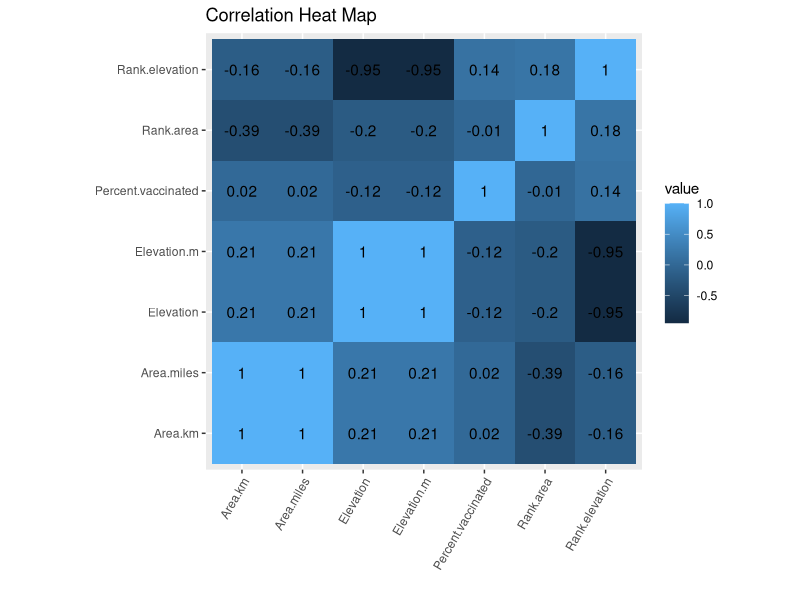
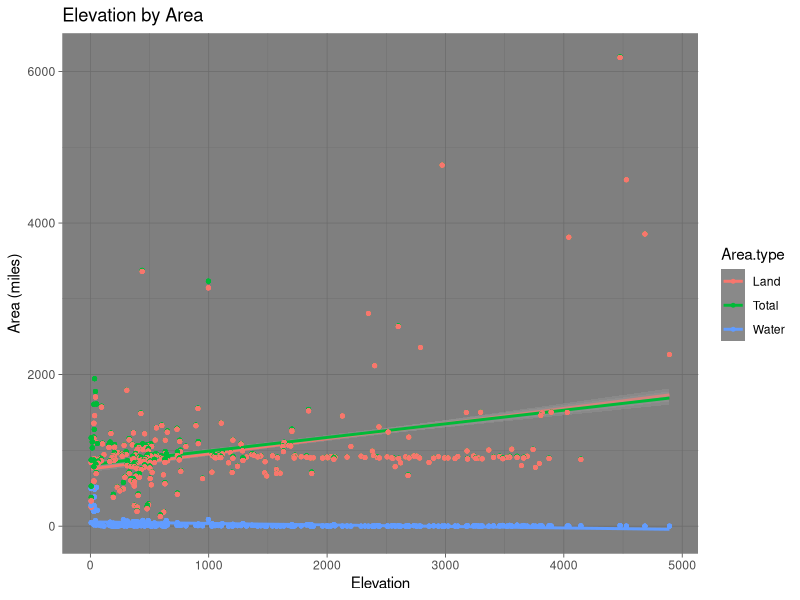
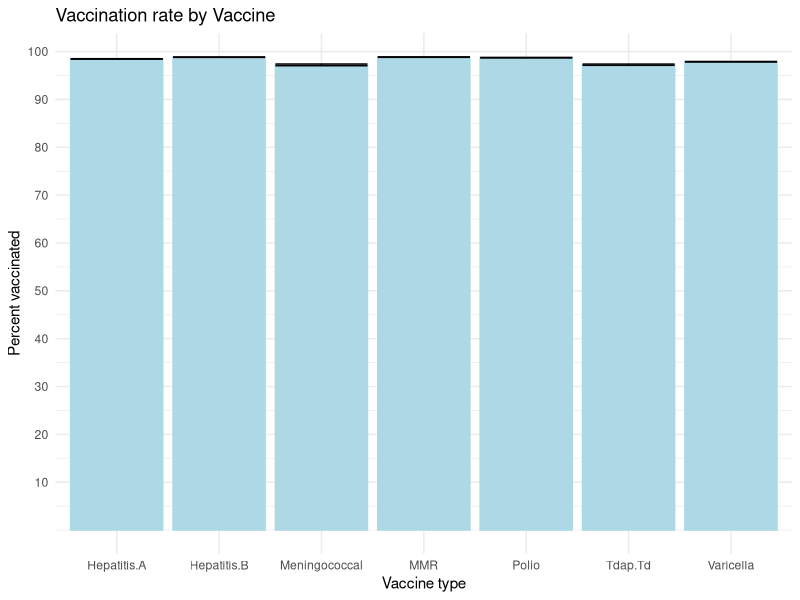
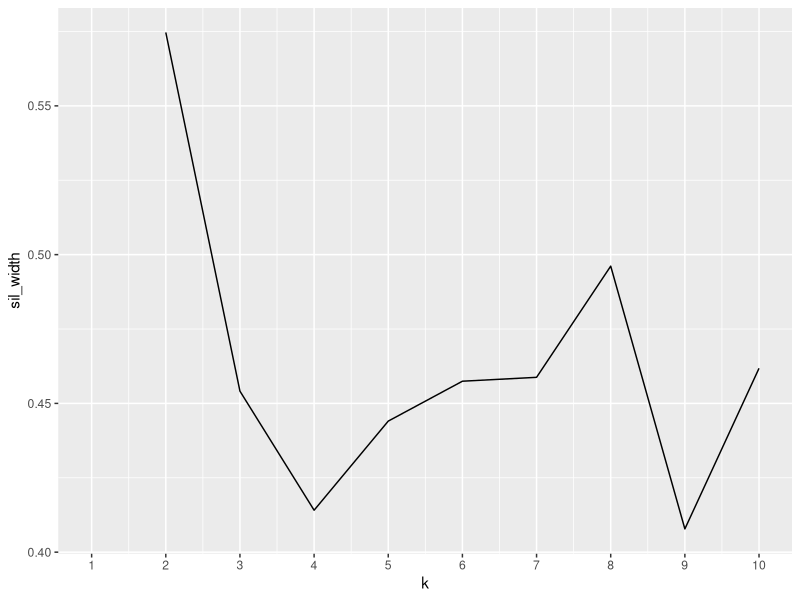
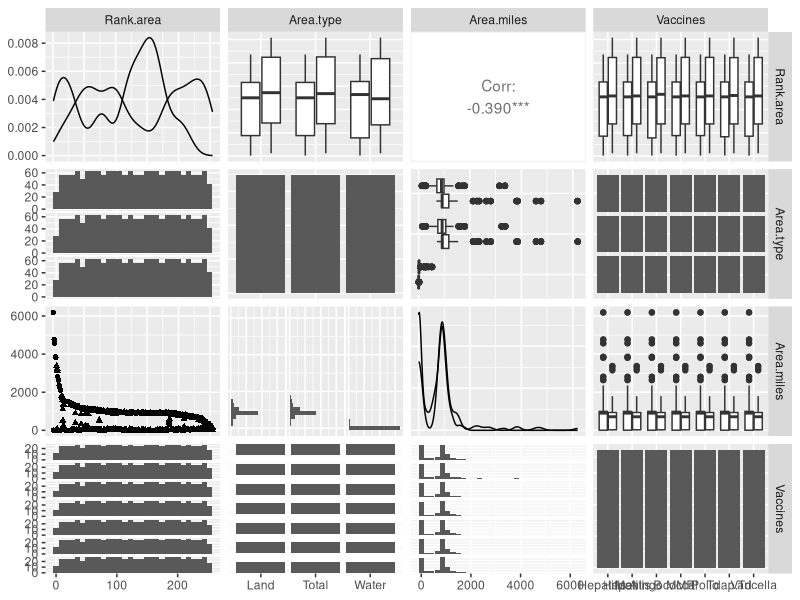
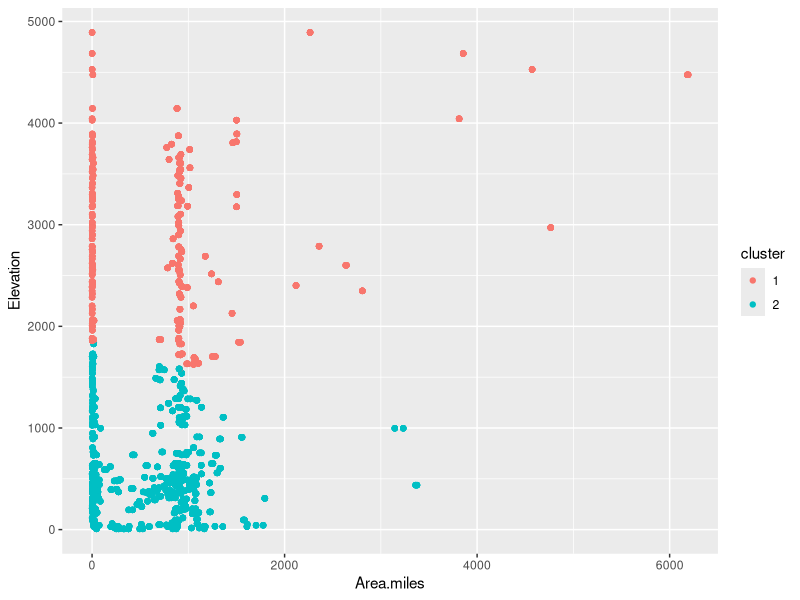

Write R code to recreate these figures, in order.
## ---- chunk 1
library(tidyverse)
library(dplyr)
cArea <- read.csv("CountyArea.csv")
cVax <- read.csv("VaxCounty.csv")
cElev <- read.csv("CountyElevation.csv")
## ---- chunk 2
cVax$County <- toupper(cVax$County)
cArea$Name <- toupper(cArea$Name)
cElev$Name <- toupper(cElev$Name)
cVax <- cVax %>% pivot_longer(cols = c(Tdap.Td,Meningococcal,Hepatitis.A,Hepatitis.B,MMR, Polio, Varicella), names_to = "Vaccines",values_to = "Vaccination rates")
cArea <- cArea %>% rename(Total = Total.Area..mi2., Land = Land.Area..mi2., Water = Water.Area..mi2.)
cArea <- cArea %>% pivot_longer(cols = c(Total, Land, Water), names_to = "Area.type", values_to = "Area.miles") 
## ---- chunk 3
areaVax <- cArea %>% inner_join(cVax, by = c("Name" = "County"))
areaVax <- areaVax %>% inner_join(cElev, by = c("Name" = "Name"))
areaVax <- areaVax %>% rename(Rank.area = Rank.x, Rank.elevation = Rank.y)
glimpse(areaVax)
## ---- chunk 4
areaVax <- areaVax %>% mutate(Rank.area = as.numeric(gsub(",", "", Rank.area)), .keep = "unused")
areaVax <- areaVax %>% mutate(Rank.elevation = as.numeric(gsub(",", "", Rank.elevation)), .keep = "unused")
areaVax <- areaVax %>% mutate(Elevation = as.numeric(gsub(",", "", Elevation)), .keep = "unused") %>% mutate(Elevation.m = Elevation*0.3048)
areaVax <- areaVax %>% mutate(Area.miles = as.numeric(gsub(",", "", Area.miles)), .keep = "unused") %>% mutate(Area.km = Area.miles*2.58999)
areaVax <- areaVax %>% mutate(Percent.vaccinated = as.numeric(gsub("%", "", `Vaccination rates`)), .keep = "unused")
## ---- chunk 5
numberCounties <- areaVax %>% summarize(n_distinct(Name))
numberCounties
## ---- chunk 6
maxAreas <- areaVax %>% group_by(Name) %>% summarize(totalArea = max(Area.miles), elevationRank = max(Rank.elevation)) %>% arrange(-totalArea)
maxAreas
## ---- chunk 7
areaVax %>% filter(Area.type == "Water") %>% summarise(cor(Area.miles, Elevation, use = "pair"))
## ---- chunk 8
meanVax <- areaVax %>% group_by(Vaccines) %>% summarize(MeanPercent = mean(na.omit(Percent.vaccinated))) %>% arrange(MeanPercent)
meanVax
## ---- chunk 9
areaVax %>% summarise(max(Rank.elevation), max(Rank.area))
## ---- chunk 10
areaVax %>% group_by(Name) %>% summarize(VaccinationRate = mean(Percent.vaccinated), max(Rank.area)) %>% arrange(VaccinationRate)
## ---- chunk 11
corm <- areaVax %>% select_if(is.numeric) %>% na.omit() %>% cor() %>% as.data.frame %>% rownames_to_column %>% pivot_longer(-1)

corm %>% ggplot(aes(rowname, name, fill = value)) + geom_tile() + geom_text(aes(label = round(value,2))) + xlab("") + ylab("") + coord_fixed() + theme(axis.text.x = element_text(angle = 60, hjust = 1)) + ggtitle("Correlation Heat Map")

## ---- chunk 12
ggplot(data = areaVax, aes(x = Elevation, y = Area.miles, color = Area.type)) + geom_smooth(method="lm") +
geom_point(size = 1) + ggtitle("Elevation by Area") + ylab("Area (miles)") + theme_dark()
## ---- chunk 13
g <- ggplot(areaVax, aes(x=Vaccines, y=Percent.vaccinated))+geom_bar(stat = "summary",fun=mean, color = "light blue", fill = "light blue") +
  geom_errorbar(stat="summary", fun.data=mean_se) + ylab("Percent vaccinated") + xlab("Vaccine type") + ggtitle("Vaccination rate by Vaccine") + theme_minimal() + scale_y_continuous(breaks = c(10,20,30,40,50,60,70,80,90,100))
g
## ---- chunk 14
clust_dat <- areaVax %>% select(Area.miles, Elevation, Percent.vaccinated) %>% na.omit()
## ---- chunk 15
library(cluster)
sil_width<-vector() 
for(i in 2:10){  
  kms <- kmeans(clust_dat,centers=i) #compute k-means
  sil <- silhouette(kms$cluster,dist(clust_dat)) #get sil widths
  sil_width[i]<-mean(sil[,3]) 
}
ggplot()+geom_line(aes(x=1:10,y=sil_width))+scale_x_continuous(name="k",breaks=1:10) #plots sil widths
## ---- chunk 16
pam1<-clust_dat %>% scale() %>% pam(k=2) #computes the PAM clusters using k=2, scaled to account for difference in the scales of the variables.
pam1
## ---- chunk 17
final <- areaVax %>% na.omit() %>% select(-Name) %>% mutate(cluster = as.factor(pam1$clustering))
library(GGally)
ggpairs(final, columns=1:4, aes(shape=cluster))
## ---- chunk 18
ggplot(final, aes(x=Area.miles,y=Elevation, color=cluster))+geom_point()
## ---- chunk 19
pam1$silinfo$avg.width

